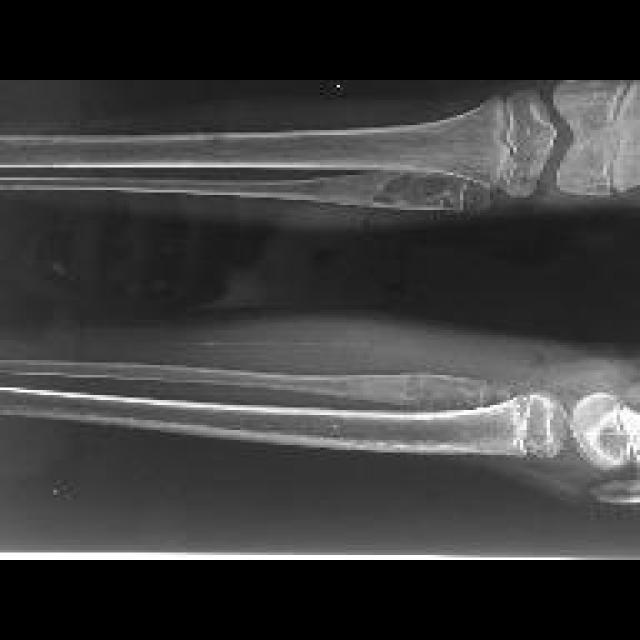
#> input picture dataset/dataset/test/cancer/155_JPG_jpg.rf.0493e4d8c2796c0bbf6d36e6a52f26d1.jpg, 640 x 640 px, given as the content of the folder dataset/train/normal, which was not available
$ python Bone_cancer_dots.py
#> lines starting #> are read from the running program, lines starting #| are printed output that depends on the picture; after the words box and inside, x2 and y2 are one past the last pixel; in counts of white or black regions, pixels touching at a corner belong together; pictures that were not available may be replaced by others from this repository, and a replacement may not be noted
import cv2
import numpy as np
import matplotlib.pyplot as plt
import os
import random
from sklearn.neighbors import KNeighborsClassifier
from sklearn.metrics import classification_report, accuracy_score
from sklearn.preprocessing import StandardScaler
import joblib
import time

# -------------------------------
# 1️⃣ IMAGE PREPROCESSING
# -------------------------------

def enhance_contrast(img):
    gray = cv2.cvtColor(img, cv2.COLOR_BGR2GRAY)
    clahe = cv2.createCLAHE(clipLimit=3.0, tileGridSize=(8, 8))
    return clahe.apply(gray)

def edge_detection(img):
    edges = cv2.Canny(img, 100, 200)
    return edges

def segment_bone(image_path, k=3):
    img = cv2.imread(image_path)
    if img is None:
        print("⚠️ Image not found:", image_path)
        return None, None, None

    enhanced = enhance_contrast(img)
    edges = edge_detection(enhanced)

    img_rgb = cv2.cvtColor(img, cv2.COLOR_BGR2RGB)
    pixel_values = img_rgb.reshape((-1, 3))
    pixel_values = np.float32(pixel_values)

    criteria = (cv2.TERM_CRITERIA_EPS + cv2.TERM_CRITERIA_MAX_ITER, 100, 0.2)
    _, labels, centers = cv2.kmeans(pixel_values, k, None, criteria, 10, cv2.KMEANS_RANDOM_CENTERS)
    centers = np.uint8(centers)
    segmented = centers[labels.flatten()].reshape(img_rgb.shape)

    return enhanced, edges, segmented


# -------------------------------
# 2️⃣ FEATURE EXTRACTION
# -------------------------------
def extract_features(image_path):
    img = cv2.imread(image_path)
    if img is None:
        return None
    img = cv2.resize(img, (128, 128))
    mean = np.mean(img, axis=(0, 1))
    std = np.std(img, axis=(0, 1))
    return np.concatenate([mean, std])


# -------------------------------
# 3️⃣ DATA LOADING
# -------------------------------
def load_data(base_dir):
    X, y = [], []
    for label, folder in enumerate(["normal", "cancer"]):
        folder_path = os.path.join(base_dir, folder)
        for file in os.listdir(folder_path):
            img_path = os.path.join(folder_path, file)
            features = extract_features(img_path)
            if features is not None:
                X.append(features)
                y.append(label)
    return np.array(X), np.array(y)


# -------------------------------
# 4️⃣ DOT (BLOB) BASED TUMOR ANALYSIS
# -------------------------------
def analyze_tumor(segmented_img, edges):
    """Detects tumor area based on brightness and structure within bone edges."""
    gray = cv2.cvtColor(segmented_img, cv2.COLOR_RGB2GRAY)
    gray = cv2.GaussianBlur(gray, (5, 5), 0)

    # Adaptive threshold — better for variable lighting
    binary = cv2.adaptiveThreshold(gray, 255, cv2.ADAPTIVE_THRESH_GAUSSIAN_C,
                                   cv2.THRESH_BINARY, 35, 2)

    # Invert so that bright tumor regions are white
    binary = cv2.bitwise_not(binary)

    # Use bone edges to mask out non-bone (background) regions
    edges_dilated = cv2.dilate(edges, np.ones((5,5), np.uint8), iterations=2)
    bone_mask = cv2.bitwise_not(edges_dilated)
    tumor_mask = cv2.bitwise_and(binary, bone_mask)

    # Morphological cleanup
    kernel = np.ones((5, 5), np.uint8)
    tumor_mask = cv2.morphologyEx(tumor_mask, cv2.MORPH_CLOSE, kernel)
    tumor_mask = cv2.morphologyEx(tumor_mask, cv2.MORPH_OPEN, kernel)

    # Count blobs within bone region
    num_labels, labels, stats, _ = cv2.connectedComponentsWithStats(tumor_mask, connectivity=8)
    tumor_blobs = num_labels - 1  # subtract background
    tumor_area = np.sum(tumor_mask > 0)

    return tumor_mask, tumor_blobs, tumor_area


def determine_stage(tumor_blobs, tumor_area):
    # Weighted score combining blob count and area
    score = tumor_blobs * 0.5 + (tumor_area / 2000)
    if score < 2:
        return 1, "Low (Stage 1)"
    elif score < 6:
        return 2, "Moderate (Stage 2)"
    else:
        return 3, "High (Stage 3)"


def estimate_lifespan(stage):
    base_years = 10
    if stage == 1:
        return f"{base_years - 1} to {base_years} years (Mild)"
    elif stage == 2:
        return f"{base_years - 4} to {base_years - 1} years (Moderate)"
    else:
        return f"{base_years - 7} to {base_years - 4} years (Severe)"


# -------------------------------
# 5️⃣ MODEL TRAINING (KNN)
# -------------------------------
start_time = time.time()
print("📂 Loading dataset...")
X_train, y_train = load_data("dataset/train")
#> in extract_features, img is the input picture: shape (640, 640, 3); min 0, max 255, mean 59.4
#> in extract_features, `img = cv2.resize(img, (128, 128))`:
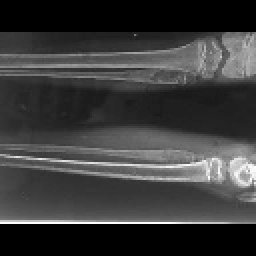
#> img: shape (128, 128, 3) (shown 2 times larger); min 0, max 255, mean 59.5
#> in extract_features, `mean = np.mean(img, axis=(0, 1))`: mean = [59.46, 59.46, 59.46]
#> in extract_features, `std = np.std(img, axis=(0, 1))`: std = [51.69, 51.69, 51.69]
#> in load_data, `features = extract_features(img_path)`: features = [59.46, 59.46, 59.46, 51.69, 51.69, 51.69]
X_val, y_val = load_data("dataset/valid")
X_test, y_test = load_data("dataset/test")
print(f"✅ Data Loaded: Train={len(X_train)}, Valid={len(X_val)}, Test={len(X_test)}")

scaler = StandardScaler()
X_train = scaler.fit_transform(X_train)
X_val = scaler.transform(X_val)
X_test = scaler.transform(X_test)

knn = KNeighborsClassifier(n_neighbors=5)
knn.fit(X_train, y_train)
joblib.dump((knn, scaler), "bone_cancer_dot_model.pkl")

val_pred = knn.predict(X_val)
test_pred = knn.predict(X_test)
print(f"\n🧠 Validation Accuracy: {accuracy_score(y_val, val_pred):.3f}")
print(f"✅ Test Accuracy: {accuracy_score(y_test, test_pred):.3f}")
print("\nClassification Report:\n", classification_report(y_test, test_pred))
print(f"⏱ Training completed in {time.time() - start_time:.2f}s")


# -------------------------------
# 6️⃣ PREDICTION + VISUALIZATION
# -------------------------------
def predict_and_visualize(image_path):
    enhanced, edges, segmented = segment_bone(image_path)
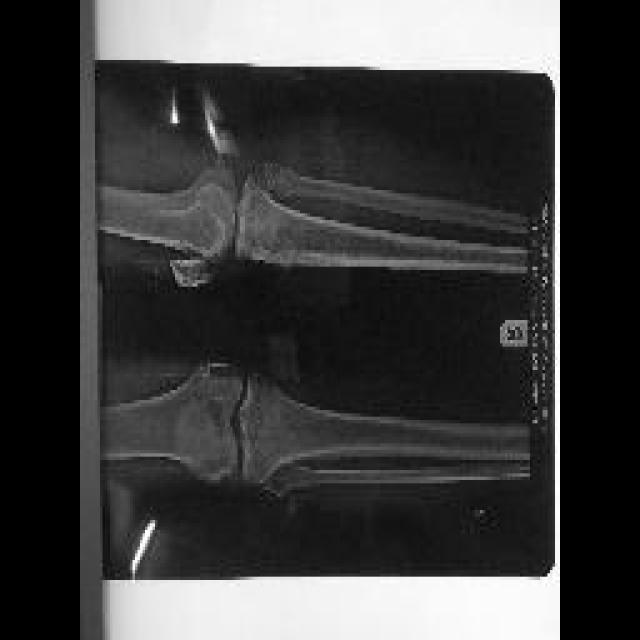
#> input picture dataset/dataset/test/cancer/67_JPG_jpg.rf.66c4094fed5a5143b11c87af3dc8ec69.jpg, 640 x 640 px, found by its file name
#> in segment_bone, img is the input picture: shape (640, 640, 3); min 0, max 255, mean 62.7
#> in edge_detection, `edges = cv2.Canny(img, 100, 200)`:
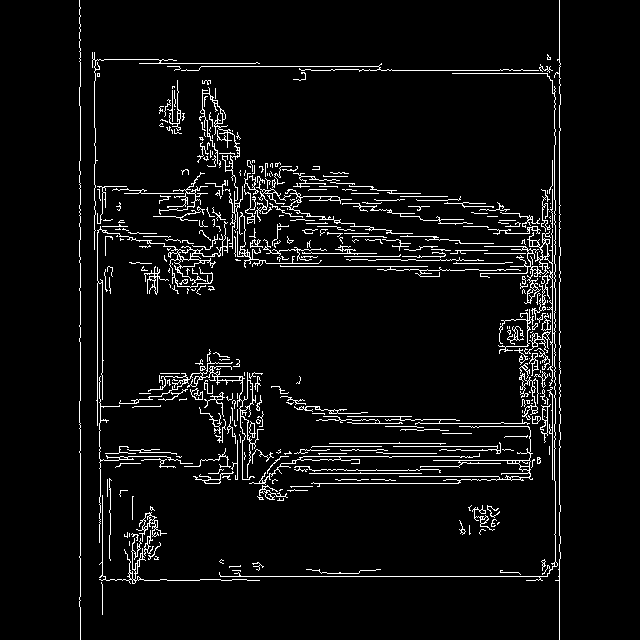
#> edges: shape (640, 640); 5.1% white in thin lines or dots, all inside (x1, y1, x2, y2) = (79, 0, 561, 640)
#> in segment_bone, `_, labels, centers = cv2.kmeans(pixel_values, k, None, criteria, 10, c..`: centers = [[71.18, 71.18, 71.18], [239.7, 239.7, 239.7], [15.89, 15.89, 15.89]]
#> in segment_bone, `centers = np.uint8(centers)`: centers = [[71, 71, 71], [239, 239, 239], [15, 15, 15]]
    if segmented is None:
        return

    # ✅ Pass both segmented image and edges
    mask, tumor_blobs, tumor_area = analyze_tumor(segmented, edges)
#> in analyze_tumor, `binary = cv2.adaptiveThreshold(gray, 255, cv2.ADAPTIVE_THRESH_GAUSSIAN..`:
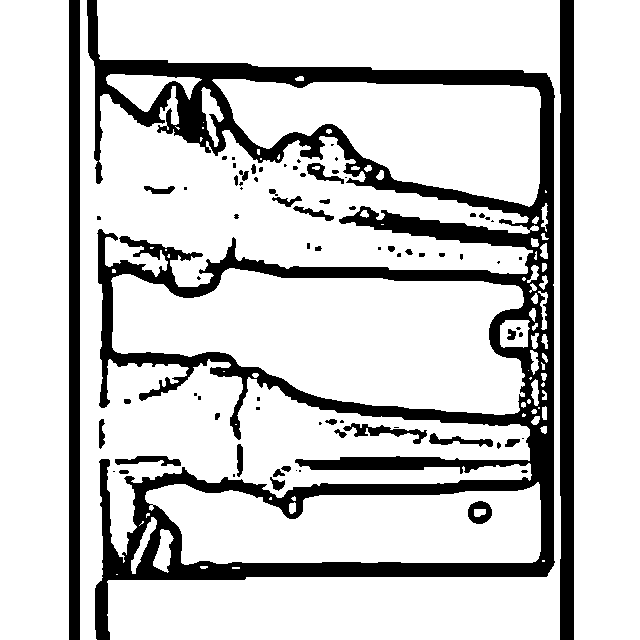
#> binary: shape (640, 640); 80.5% white; 79 black regions (40 under 20 px), largest, box (x1, y1, x2, y2) and area: (87, 0, 555, 640) 59585, (560, 0, 574, 640) 8878, (69, 0, 80, 640) 7040
#> in analyze_tumor, `edges_dilated = cv2.dilate(edges, np.ones((5,5), np.uint8), iterations..`:
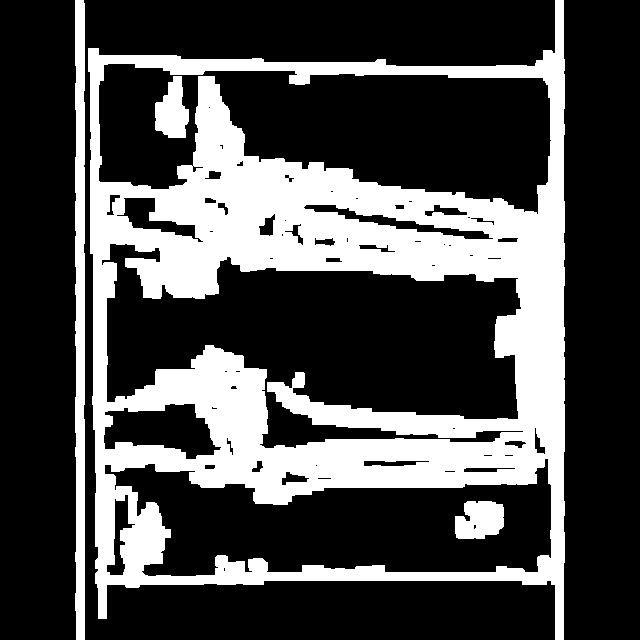
#> edges_dilated: shape (640, 640); 29.1% white; 4 white regions, box (x1, y1, x2, y2) and area: (88, 0, 565, 640) 110205, (75, 0, 85, 640) 6018, (455, 501, 504, 539) 1529, (155, 76, 189, 138) 1440
#> in analyze_tumor, `tumor_mask = cv2.bitwise_and(binary, bone_mask)`: tumor_mask: shape (640, 640); 8.4% white; 88 white regions (40 under 20 px), largest, box (x1, y1, x2, y2) and area: (564, 0, 574, 640) 6117, (69, 0, 76, 640) 4183, (310, 74, 551, 185) 2768
#> in analyze_tumor, `tumor_mask = cv2.morphologyEx(tumor_mask, cv2.MORPH_CLOSE, kernel)`: tumor_mask: shape (640, 640); 8.5% white; 75 white regions (33 under 20 px), largest, box (x1, y1, x2, y2) and area: (564, 0, 574, 640) 6117, (69, 0, 76, 640) 4183, (242, 124, 462, 195) 2977
#> in analyze_tumor, `tumor_mask = cv2.morphologyEx(tumor_mask, cv2.MORPH_OPEN, kernel)`: tumor_mask: shape (640, 640); 7.7% white; 55 white regions, largest, box (x1, y1, x2, y2) and area: (564, 0, 574, 640) 6105, (69, 0, 76, 640) 4180, (310, 74, 550, 185) 2763
#> in analyze_tumor, `num_labels, labels, stats, _ = cv2.connectedComponentsWithStats(tumor_..`:
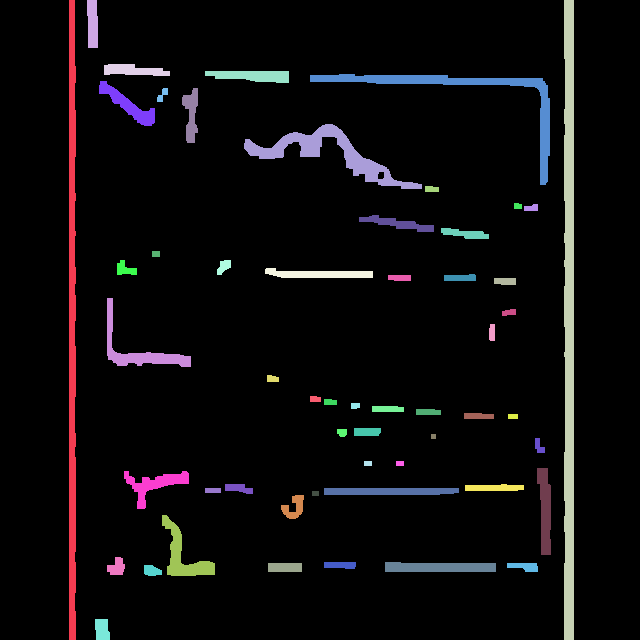
#> labels: shape (640, 640) int32; 56 distinct labels, from 0 to 55; one colour per label, 0 black
#> in analyze_tumor, `num_labels, labels, stats, _ = cv2.connectedComponentsWithStats(tumor_..`: num_labels = 56; stats = 56 rows, first 6: [0, 0, 640, 640, 378112], [69, 0, 7, 640, 4180], [87, 0, 11, 48, 480], [564, 0, 10, 640, 6105], [104, 64, 66, 12, 563], [205, 71, 84, 12, 771]
#> in analyze_tumor, `tumor_blobs = num_labels - 1`: tumor_blobs = 55
#> in analyze_tumor, `tumor_area = np.sum(tumor_mask > 0)`: tumor_area = 31488
#> tumor_blobs = 55; tumor_area = 31488

    highlight = cv2.cvtColor(enhanced, cv2.COLOR_GRAY2RGB)
    highlight[mask > 0] = [255, 0, 0]
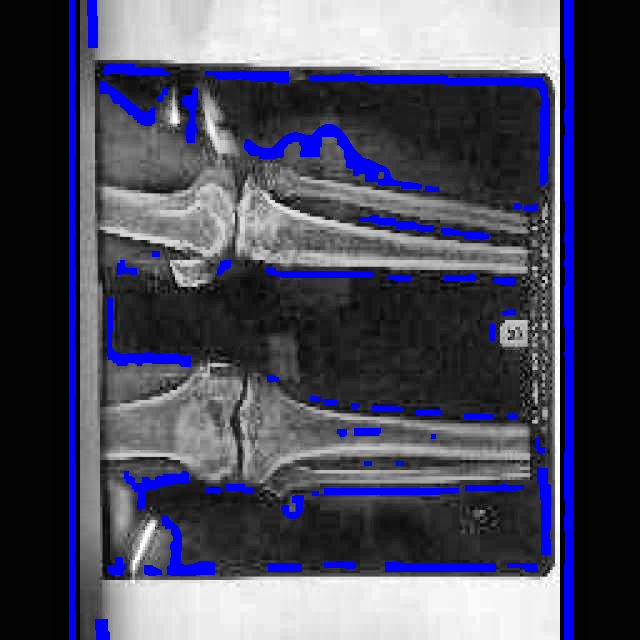
#> highlight: shape (640, 640, 3); mean B, G, R 95.7, 76.1, 76.1

    stage_num, stage_text = determine_stage(tumor_blobs, tumor_area)
#> in determine_stage, `score = tumor_blobs * 0.5 + (tumor_area / 2000)`: score = 43.24
#> stage_num = 3; stage_text = 'High (Stage 3)'
    lifespan = estimate_lifespan(stage_num)
#> lifespan = '3 to 6 years (Severe)'

    plt.figure(figsize=(16, 6))
    plt.subplot(1, 4, 1)
    plt.imshow(enhanced, cmap='gray')
    plt.title("1️⃣ Contrast Enhanced")
    plt.axis("off")

    plt.subplot(1, 4, 2)
    plt.imshow(edges, cmap='gray')
    plt.title("2️⃣ Edge Detection")
    plt.axis("off")

    plt.subplot(1, 4, 3)
    plt.imshow(segmented)
    plt.title("3️⃣ Segmented Image")
    plt.axis("off")

    plt.subplot(1, 4, 4)
    plt.imshow(highlight)
    plt.title(f"4️⃣ Highlighted Tumor\n{stage_text}\nLifespan: {lifespan}")
    plt.axis("off")

    plt.tight_layout()
    plt.show()
#> figure, not shown here; B, G, R data is drawn as R, G, B

    print(f"🩻 Tumor Spots: {tumor_blobs}")
#| 🩻 Tumor Spots: 55
    print(f"📏 Tumor Area: {tumor_area} pixels")
#| 📏 Tumor Area: 31488 pixels
    print(f"🩺 Stage: {stage_text}")
#| 🩺 Stage: High (Stage 3)
    print(f"⏳ Lifespan: {lifespan}")
#| ⏳ Lifespan: 3 to 6 years (Severe)


# -------------------------------
# 7️⃣ TEST RANDOM IMAGE
# -------------------------------
sample_img = "dataset/test/cancer/" + random.choice(os.listdir("dataset/test/cancer"))
print(f"\n🔍 Testing on: {sample_img}")
predict_and_visualize(sample_img)
